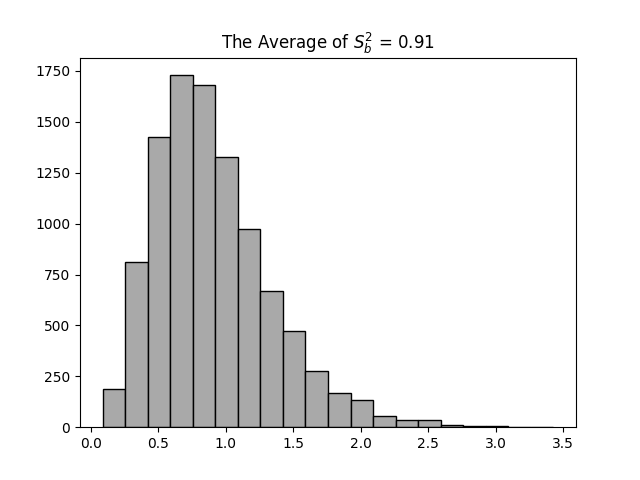

Write Python code to recreate this figure.
#!/usr/bin/env python3
# -*- coding: utf-8 -*-
"""
Created on Fri Sep 18 18:42:58 2026

@author: Home
"""
import numpy as np
import matplotlib.pyplot as plt


n = 10
mu = 0
sigma = 1




x = np.arange(1,10001)
S2_bs = []
rangecount = 0
for k in range(10000):
    array = np.random.normal(mu, sigma, n)
    Xsum = 0
    Ssum = 0
    for i in range(n):
        Xsum += array[i]
    Xbar = Xsum/n
    for j in range(n):
        Ssum += (array[j]-Xbar)**2
    S2_b = Ssum/n
    S2_bs.append(float(S2_b))

plt.scatter(x,S2_bs,s=5)
plt.title("$S_b^2$ Scatterplot")
plt.show()
plt.hist(S2_bs, bins = 20, edgecolor='k', color='darkgray')
plt.title(f"The Average of $S_b^2$ = {np.mean(S2_bs):.2f}")
plt.savefig("HW3_3_2.png")
